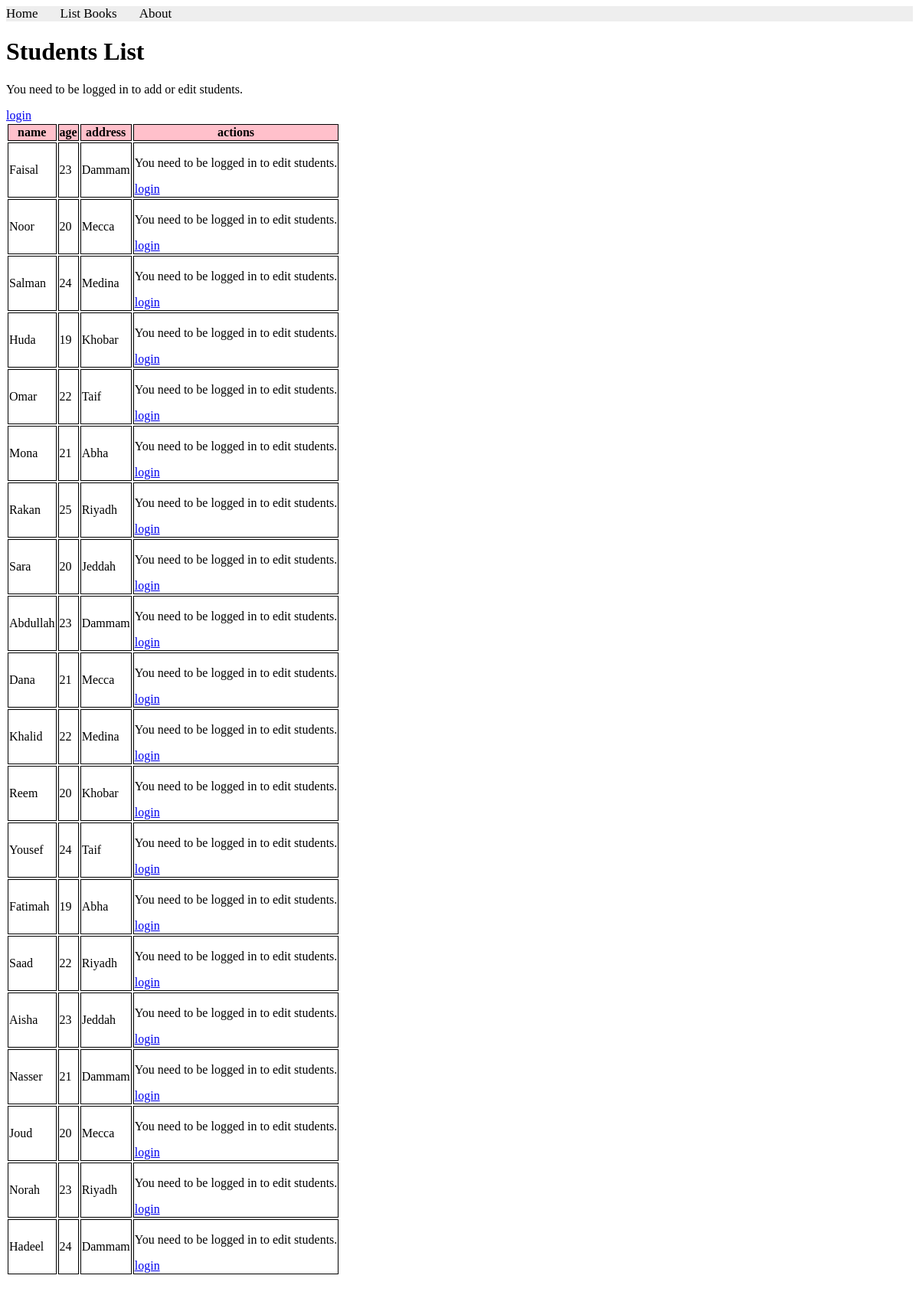
The app's page /books/lab11_part1/list_students with its own data.
### apps/bookmodule/models.py (models this page shows, shortened)
class Student2(models.Model):
    name = models.CharField(max_length = 50)
    age = models.IntegerField()
    address = models.ForeignKey(Address, on_delete=models.PROTECT)

class Address(models.Model):
    city = models.CharField(max_length = 50)

### apps/bookmodule/views.py (the view)
# urls.py: path('lab11_part1/list_students', views.list_students, name='list_students'),
def list_students(request):
   st = Student2.objects.all()
   return render(request, 'bookmodules/list_students.html', {'st':st})

### apps/templates/bookmodules/list_students.html (shortened to what this page needs)
{% extends "layouts/base.html" %}
{% block content %}
<h1>Students List</h1>
{% if user.is_authenticated %}
<a href="{% url 'add_student' %}">add student</a>
{% else %}
    <p>You need to be logged in to add or edit students.</p>
<a href="{% url 'login' %}">login</a>
{% endif %}
<table>
    <tr>
        <th>name</th>
        <th>age</th>
        <th>address</th>
        <th>actions</th>
    </tr>
    {% for s in st %}
    <tr>
        <td>{{s.name}}</td>
        <td>{{s.age}}</td>
        <td>{{s.address.city}}</td>
        <td> {% if user.is_authenticated %}
            <a href="{% url 'edit_student' s.id %}">edit</a> | <a href="{% url 'delete_student' s.id %}">delete</a>
            {% else %}
            <p>You need to be logged in to edit students.</p>
        <a href="{% url 'login' %}">login</a>
            {% endif %}
        </td>
    </tr>
    {% endfor %}
</table>
{% endblock content %}

### apps/templates/bookmodules/list_students.html (style rules this page uses)
table th,tr, td { border: 1px solid black; }
th { background-color: pink; }

### records on screen
Student2: name "Faisal", age "23", address.city "Dammam"
Student2: name "Noor", age "20", address.city "Mecca"
Student2: name "Salman", age "24", address.city "Medina"
Student2: name "Huda", age "19", address.city "Khobar"
Student2: name "Omar", age "22", address.city "Taif"
Student2: name "Mona", age "21", address.city "Abha"
Student2: name "Rakan", age "25", address.city "Riyadh"
Student2: name "Sara", age "20", address.city "Jeddah"
Student2: name "Abdullah", age "23", address.city "Dammam"
Student2: name "Dana", age "21", address.city "Mecca"
Student2: name "Khalid", age "22", address.city "Medina"
Student2: name "Reem", age "20", address.city "Khobar"
Student2: name "Yousef", age "24", address.city "Taif"
Student2: name "Fatimah", age "19", address.city "Abha"
Student2: name "Saad", age "22", address.city "Riyadh"
Student2: name "Aisha", age "23", address.city "Jeddah"
Student2: name "Nasser", age "21", address.city "Dammam"
Student2: name "Joud", age "20", address.city "Mecca"
Student2: name "Norah", age "23", address.city "Riyadh"
Student2: name "Hadeel", age "24", address.city "Dammam"
